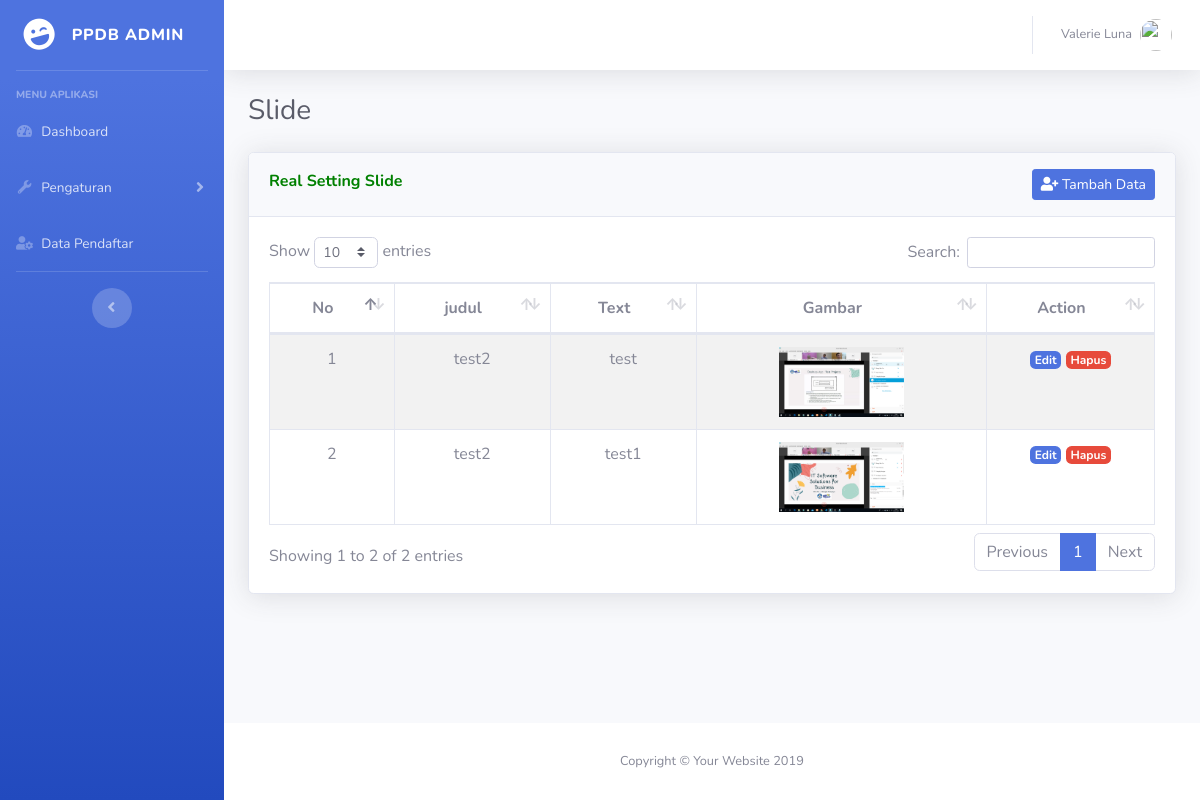
Page /index.php/slide/Slide on the committed database.
### tables this page shows
CREATE TABLE `tbl_slide` (
  `id` int(11) NOT NULL,
  `judul` varchar(100) NOT NULL,
  `text` text NOT NULL,
  `gambar` varchar(700) NOT NULL
);

### application/controllers/Slide.php (called while the page is built, shortened)
<?php
class Slide extends CI_Controller
{
    function __construct()
    {
        $this->load->model('M_slide');
        $this->load->library('form_validation');
    }
    public function Slide()
    {
        $data['slide'] = $this->M_slide->tampil_data();
        $data['title'] = 'Setting Slide ';
        $this->load->view('back/header', $data);
        $this->load->view('back/sidebar');
        $this->load->view('back/topbar');
        $this->load->view('back/slide/slide', $data);
        $this->load->view('back/footer');
    }
}

### index.php (called while the page is built, shortened)
<?php
require_once BASEPATH.'core/CodeIgniter.php';

### application/models/M_slide.php (called while the page is built, shortened)
<?php
class M_slide extends CI_Model
{
    public function tampil_data()
    {
        return $this->db->get('tbl_slide')->result_array();
    }
}

### application/views/back/slide/slide.php (the view)
<div class="container-fluid" style="margin-top: 20px">
    <head>
        <h1 class="h3 mb-4 text-gray-800">Slide</h1>
        <div class="card shadow mb-4 card-responsive">
            <div class="card-header py-3">
                <class="m-0 font-weight-bold text-primary">
                    <font color="green"><b> Real <?php echo $title; ?></b></font>
                    <h6 class="m-0 font-weight-bold text-primary float-right">
                        <a href="<?php echo base_url('slide/tambah_slide'); ?>" class="btn btn-sm btn-primary"><i class="fas fa-user-plus"></i> Tambah Data</a>
            </div>
            <div class="card-body">
                <div class="table-responsive">
                    <table class="table table-bordered table-striped text-center" id="dataTable" width="100%" cellspacing="0">
                        <thead>
                            <tr>
                                <th>No</th>
                                <th>judul</th>
                                <th>Text</th>
                                <th>Gambar</th>
                                <th style="width: 125px;">Action</th>
                            </tr>
                        </thead>
                        <tbody>
                            <?php
                            $no = 1;
                            foreach ($slide  as $s) :
                            ?>
                                <tr>
                                    <td><?php echo $no++ ?></td>
                                    <td><?php echo $s['judul']; ?></td>
                                    <td><?php echo $s['text']; ?></td>
                                    <td><img src="<?php echo base_url() . '/assets/images/' . $s['gambar']; ?>" alt="..." height="70">
                                    <td>
                                        <a href="<?php echo base_url() ?>Slide/edit_slide/<?php echo $s['id']; ?>" class="badge badge-primary">Edit</a>
                                        <a href="<?php echo base_url() ?>Slide/hapus_slide/<?php echo $s['id']; ?>" class="badge badge-danger">Hapus</a>
                                    </td>
                                </tr>
                            <?php endforeach; ?>
                        </tbody>
                    </table>
                </div>
            </div>
        </div>
</div>

### rows in the picture
tbl_slide: judul "test2", text "test", gambar (picture)
tbl_slide: judul "test2", text "test1", gambar (picture)

### other values in the picture
$title "Setting Slide"
